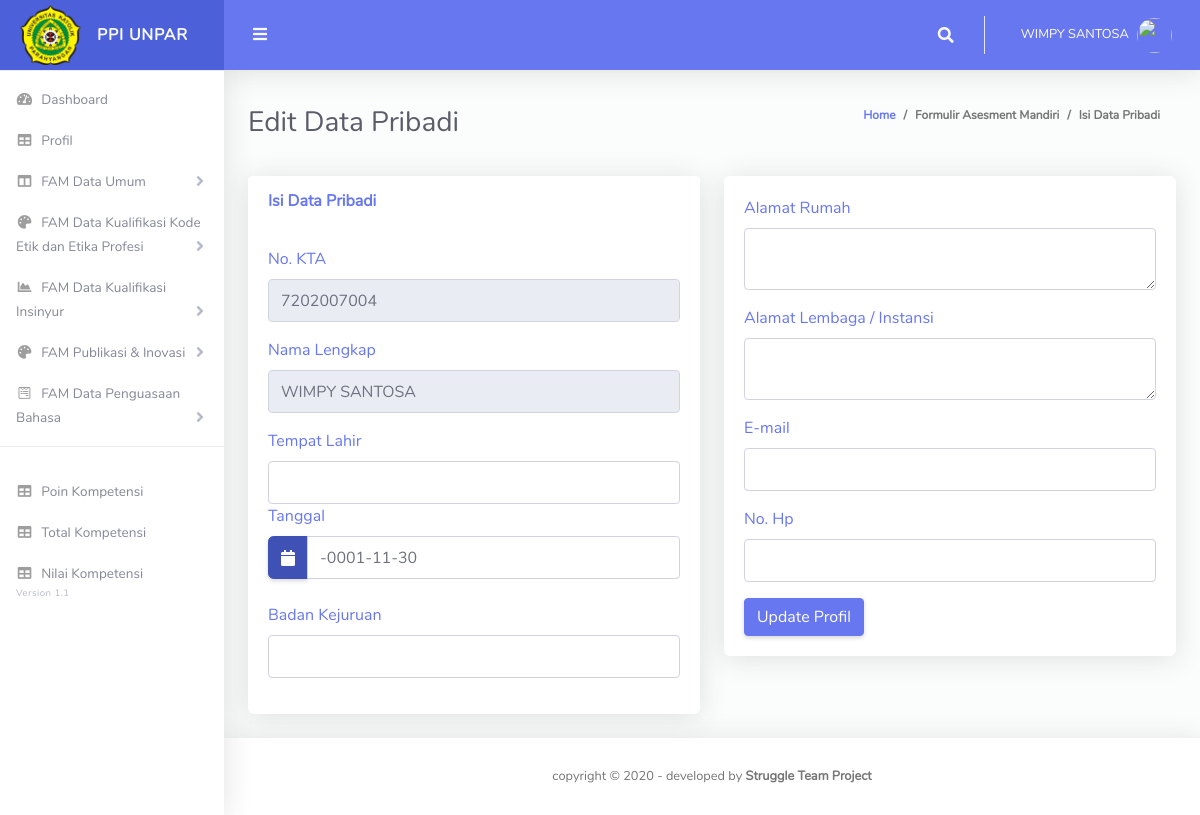
/mahasiswa/index.php?page=editdatapribadi&&nokta=7202007004 (signed in), run on the app's committed database.
### tables this page shows
CREATE TABLE `profil` (
  `id` int(11) NOT NULL,
  `nama_lengkap` varchar(100) NOT NULL,
  `nokta` varchar(100) NOT NULL,
  `jenis_kelamin` varchar(100) NOT NULL,
  `username` varchar(100) NOT NULL,
  `password` varchar(100) NOT NULL,
  `photo` varchar(100) NOT NULL,
  `level` varchar(100) NOT NULL
);

CREATE TABLE `datapribadi` (
  `id` int(50) NOT NULL,
  `nokta` varchar(100) NOT NULL,
  `nama_lengkap` varchar(100) NOT NULL,
  `tempat_lahir` varchar(50) NOT NULL,
  `tanggal_lahir` date NOT NULL,
  `kejuruan` varchar(20) NOT NULL,
  `alamat_rumah` varchar(200) NOT NULL,
  `alamat_lembaga` varchar(200) NOT NULL,
  `email` varchar(100) NOT NULL,
  `nohp` varchar(50) NOT NULL
);

### mahasiswa/edit_datapribadi.php (the view, shortened to what this page needs)
<?php
include "koneksi.php";
if (isset($_GET['nokta'])) {
 $nokta=$_GET['nokta'];
} else {
  echo "<script>alert('Data Belum Terdaftar');document.location='index.php?page=profil'</script>";
}
$sql = "select * from datapribadi where nokta='$nokta'";
$query=mysqli_query($connect, $sql);
$data=mysqli_fetch_array($query);
$nokta = $data['nokta'];
$nama_lengkap = $data['nama_lengkap'];
$tempat_lahir = $data['tempat_lahir'];
$tanggal_lahir = $data['tanggal_lahir'];
$tanggal_lahir = date('Y-m-d', strtotime($tanggal_lahir));
$kejuruan = $data['kejuruan'];
$alamat_rumah = $data['alamat_rumah'];
$alamat_lembaga = $data['alamat_lembaga'];
$email = $data['email'];
$nohp = $data['nohp'];
?>
<div class="container-fluid" id="container-wrapper">
  <div class="d-sm-flex align-items-center justify-content-between mb-4">
    <h1 class="h3 mb-0 text-gray-800">Edit Data Pribadi</h1>
    <ol class="breadcrumb">
      <li class="breadcrumb-item"><a href="./">Home</a></li>
      <li class="breadcrumb-item">Formulir Asesment Mandiri</li>
      <li class="breadcrumb-item active" aria-current="page">Isi Data Pribadi</li>
    </ol>
  </div>
  <form action="" method="post" enctype="multipart/form-data">
    <div class="row">
      <div class="col-lg-6">
        <div class="card mb-4">
          <div class="card-header py-3 d-flex flex-row align-items-center justify-content-between">
            <h6 class="m-0 font-weight-bold text-primary">Isi Data Pribadi</h6>
          </div>
          <div class="card-body">
            <div class="form-group">
              <div class="input-group-prepend">
                <label class="text-primary">No. KTA</label>
              </div>
              <input type="text" name="nokta" class="form-control" value="<?php echo $nokta; ?>" id="exampleInputEmail1" aria-describedby="emailHelp" readonly>
            </div>
            <div class="form-group">
              <div class="input-group-prepend">
                <label class="text-primary">Nama Lengkap</label>
              </div>
              <input type="text" name="nama_lengkap" class="form-control" id="exampleInputEmail1" aria-describedby="emailHelp"
              value="<?php echo $nama_lengkap; ?>" readonly>
            </div>
            <div class="form-group" id="simple-date1">
              <div class="input-group-prepend">
                <label class="text-primary">Tempat Lahir</label>
              </div>
              <input type="text" name="tempat_lahir" value="<?php echo $tempat_lahir; ?>" class="form-control">
              <div class="input-group-prepend">
                <label class="text-primary">Tanggal</label>
              </div>
              <div class="input-group date">
                <div class="input-group-prepend">
                  <span class="input-group-text"><i class="fas fa-calendar"></i></span>
                </div>
                <input type="text" class="form-control" name="tanggal_lahir" value="<?php echo $tanggal_lahir; ?>" id="simpleDataInput">
              </div>
              <br>
              <div class="form-group">
                <div class="input-group-prepend">
                  <label class="text-primary">Badan Kejuruan</label>
                </div>
                <input type="text" name="kejuruan" value="<?php echo $kejuruan; ?>" class="form-control" id="exampleInputEmail1">
              </div>
            </div>
          </div>
        </div>
      </div>
      <div class="col-lg-6">
        <div class="card mb-4">
          <div class="card-body">
            <div class="form-group">
              <div class="input-group-prepend">
                <label class="text-primary">Alamat Rumah</label>
              </div>
              <textarea class="form-control" aria-label="With textarea" name="alamat_rumah"><?php echo $alamat_rumah; ?></textarea>
            </div>
            <div class="form-group">
              <div class="input-group-prepend">
                <label class="text-primary">Alamat Lembaga / Instansi</label>
              </div>
              <textarea class="form-control" aria-label="With textarea" name="alamat_lembaga" ><?php echo $alamat_lembaga; ?></textarea>
            </div>
            <div class="form-group">
              <div class="input-group-prepend">
                <label class="text-primary">E-mail</label>
              </div>
              <input type="text" name="email" value="<?php echo $email; ?>" class="form-control" id="exampleInputEmail1">
            </div>
            <div class="form-group">
              <div class="input-group-prepend">
                <label class="text-primary">No. Hp</label>
              </div>
              <input type="text" name="nohp" value="<?php echo $nohp; ?>" class="form-control" id="exampleInputEmail1">
            </div>
            <input type="submit" class="btn btn-primary" name="EDIT" id="EDIT" value="Update Profil">
          </div>
        </div>
      </div>
  </div>

### mahasiswa/index.php (shortened to what this page needs)
<!DOCTYPE html>
<html lang="en">
<head>
  <link href="../vendor/fontawesome-free/css/all.min.css" rel="stylesheet" type="text/css">
  <link href="../vendor/bootstrap/css/bootstrap.min.css" rel="stylesheet" type="text/css">
  <link href="../vendor/datatables/dataTables.bootstrap4.min.css" rel="stylesheet">
  <link href="../vendor/select2/dist/css/select2.min.css" rel="stylesheet" type="text/css">
  <link href="../vendor/bootstrap-datepicker/css/bootstrap-datepicker.min.css" rel="stylesheet" >
  <link href="../vendor/bootstrap-touchspin/css/jquery.bootstrap-touchspin.css" rel="stylesheet" >
  <link href="../vendor/clock-picker/clockpicker.css" rel="stylesheet">
  <link href="../css/ruang-admin.min.css" rel="stylesheet">
</head>
<body id="page-top">
  <div id="wrapper">
    <ul class="navbar-nav sidebar sidebar-light accordion" id="accordionSidebar">
      <a class="sidebar-brand d-flex align-items-center justify-content-center" href="index.php">
        <div class="sidebar-brand-icon">
          <img src="../img/unparlogo.png" style="max-height: 60px">
        </div>
        <div class="sidebar-brand-text mx-3">PPI UNPAR</div>
      </a>
      <hr class="sidebar-divider my-0">
      <li class="nav-item">
        <a class="nav-link" href="index.php">
          <i class="fas fa-fw fa-tachometer-alt"></i>
          <span>Dashboard</span></a>
      </li>
      <li class="nav-item">
        <a class="nav-link" href="index.php?page=profil">
          <i class="fas fa-fw fa-table"></i>
          <span>Profil</span></a>
      </li>
      <li class="nav-item">
        <a class="nav-link collapsed" href="#" data-toggle="collapse" data-target="#collapseForm" aria-expanded="true"
          aria-controls="collapseForm">
          <i class="fas fa-fw fa-columns"></i>
          <span>FAM Data Umum</span>
        </a>
      </li>
      <li class="nav-item">
        <a class="nav-link collapsed" href="#" data-toggle="collapse" data-target="#collapsePendidikan" aria-expanded="true"
          aria-controls="collapsePendidikan">
          <i class="fas fa-fw fa-palette"></i>
          <span>FAM Data Kualifikasi Kode Etik dan Etika Profesi</span>
        </a>
      </li>
      <li class="nav-item">
        <a class="nav-link collapsed" href="#" data-toggle="collapse" data-target="#collapseKualifikasi" aria-expanded="true"
          aria-controls="collapseKualifikasi">
          <i class="fas fa-fw fa-chart-area"></i>
          <span>FAM Data Kualifikasi Insinyur</span>
        </a>
      </li>
      <li class="nav-item">
        <a class="nav-link collapsed" href="#" data-toggle="collapse" data-target="#collapseInovasi" aria-expanded="true"
          aria-controls="collapseInovasi">
          <i class="fas fa-fw fa-palette"></i>
          <span>FAM Publikasi & Inovasi</span>
        </a>
      </li>
      <li class="nav-item">
        <a class="nav-link collapsed" href="#" data-toggle="collapse" data-target="#collapseBahasa" aria-expanded="true"
          aria-controls="collapseBahasa">
          <i class="fab fa-fw fa-wpforms"></i>
          <span>FAM Data Penguasaan Bahasa</span>
        </a>
      </li>
      <hr class="sidebar-divider">
      <li class="nav-item">
        <a class="nav-link" href="index.php?page=poinKompetensi">
          <i class="fas fa-fw fa-table"></i>
          <span>Poin Kompetensi</span></a>
      </li>
      <li class="nav-item">
        <a class="nav-link" href="index.php?page=totalKompetensi">
          <i class="fas fa-fw fa-table"></i>
          <span>Total Kompetensi</span></a>
      </li>
      <li class="nav-item">
        <a class="nav-link" href="index.php?page=nilaiKompetensi">
          <i class="fas fa-fw fa-table"></i>
          <span>Nilai Kompetensi</span></a>
      </li>
      <div class="version" id="version-ruangadmin"></div>
    </ul>
    <div id="content-wrapper" class="d-flex flex-column">
      <div id="content">
        <?php
      include "koneksi.php";
      $id = $_SESSION['id'];
      $query="SELECT * FROM profil where id='$id'";
      $sql = mysqli_query ($connect,$query);
      while ($hasil = mysqli_fetch_array($sql)) {
      $nama_lengkap = $hasil ['nama_lengkap'];
      $photo = $hasil ['photo'];
      ?>
  <?php } ?>
        <nav class="navbar navbar-expand navbar-light bg-navbar topbar mb-4 static-top">
          <button id="sidebarToggleTop" class="btn btn-link rounded-circle mr-3">
            <i class="fa fa-bars"></i>
          </button>
          <ul class="navbar-nav ml-auto">
            <li class="nav-item dropdown no-arrow">
              <a class="nav-link dropdown-toggle" href="#" id="searchDropdown" role="button" data-toggle="dropdown"
                aria-haspopup="true" aria-expanded="false">
                <i class="fas fa-search fa-fw"></i>
              </a>
            </li>
            <li class="nav-item dropdown no-arrow">
              <a class="nav-link dropdown-toggle" href="#" id="userDropdown" role="button" data-toggle="dropdown" aria-haspopup="true" aria-expanded="false">
                <span class="ml-2 d-none d-lg-inline text-white small"><?php echo $nama_lengkap; ?></span>
                <span>&nbsp;&nbsp;<img style="border-radius:50%;" src="img_mhs/<?php echo $photo;?>" width='35' height='35'></span>
              </a>
            </li>
          </ul>
        </nav>
        <?php include "main_switch.php"; ?>
      </div>
        </div>
      <footer class="sticky-footer bg-white">
        <div class="container my-auto">
          <div class="copyright text-center my-auto">
            <span>copyright &copy; <script> document.write(new Date().getFullYear()); </script> - developed by
              <b>Struggle Team Project</b>
            </span>
          </div>
        </div>
      </footer>
    </div>
  </div>
</body>
</html>

### data on the page
profil: nama_lengkap "WIMPY SANTOSA"
datapribadi: nokta "7202007004", nama_lengkap "WIMPY SANTOSA", tanggal_lahir "-0001-11-30"
